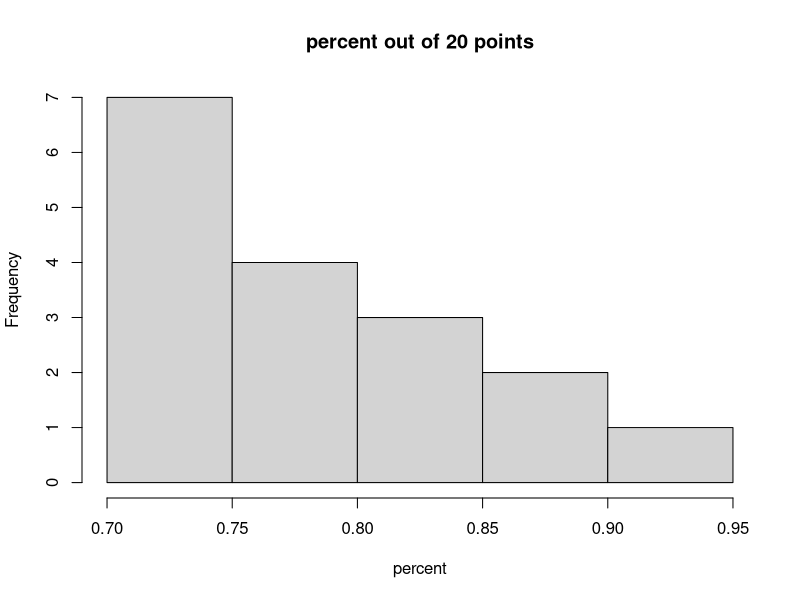

Here is the R script that generated this plot: (Note: this script raises an error after producing the figure.)
## ---- chunk 1
knitr::opts_chunk$set(cache=TRUE)
#library loads ####
library(dplyr)
library(lme4)
library(lattice)
library(latticeExtra)

## ---- chunk 2
#load grades less identity with order randomized
designs<-read.csv("expt.design.csv")
str(designs)

#Visualize net outcome ####
hist(designs$percent, main="percent out of 20 points", xlab="percent")

#Explore type of design summary
#base-r plot
plot(percent~expt.design, data=designs)

#lattice plot
bwplot(percent~expt.design, data = designs, horizontal = FALSE, ylab="percents")

#Looks like no difference (and no power to test between design summary types)
m1<-glm(percent~expt.design, family=gaussian, data=designs)
m1
anova(m1)
#plot(m1)
#conclude no difference

#Explore the value of four questions on Likert scale####
str(designs)
par(mfrow=c(2,2))
hist(designs$evidence, main="")
hist(designs$useful, main="")
hist(designs$clarity, main="")
hist(designs$precise.case, main="")



#net summary
summary(designs)
#no difference between measures
#net outcome is an A average.
